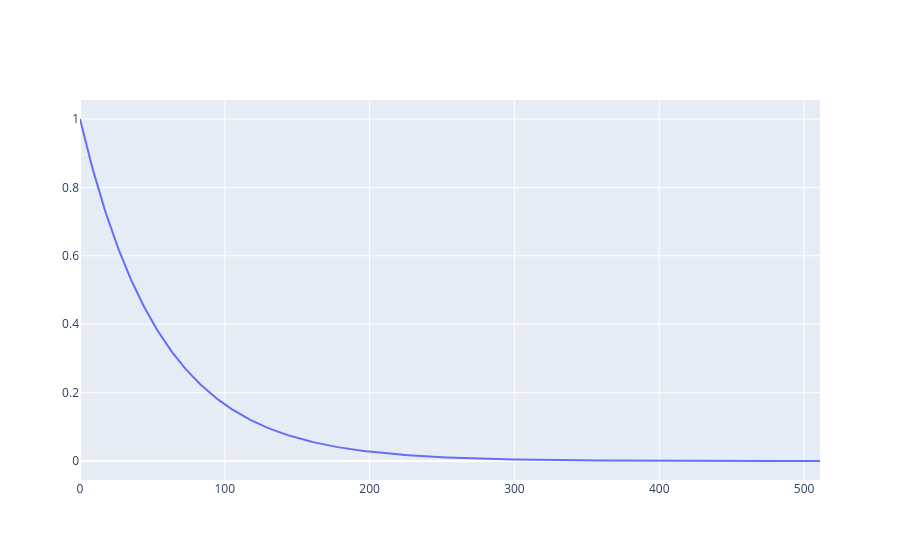

Here is the notebook cell this chart was saved with:
### Code cell
import plotly.graph_objects as go
import numpy as np
fig = go.Figure()
d_model=512
x=np.arange(d_model)
y=1/np.pow(10000,x/d_model)
fig.add_trace(go.Scatter(x=x,y=y,mode='lines'))
fig.show()

### Figure 1 — Plotly figure (JSON) as saved in the notebook; plotly's stock layout.template omitted (floating-point values rounded to 4 significant figures; data arrays with more than 128 entries replaced by an {"elided": "..."} marker saying what was removed)
{"data": [{"mode": "lines", "type": "scatter", "x": {"elided": "512 int values"}, "y": {"elided": "512 float values"}}], "layout": {}}
